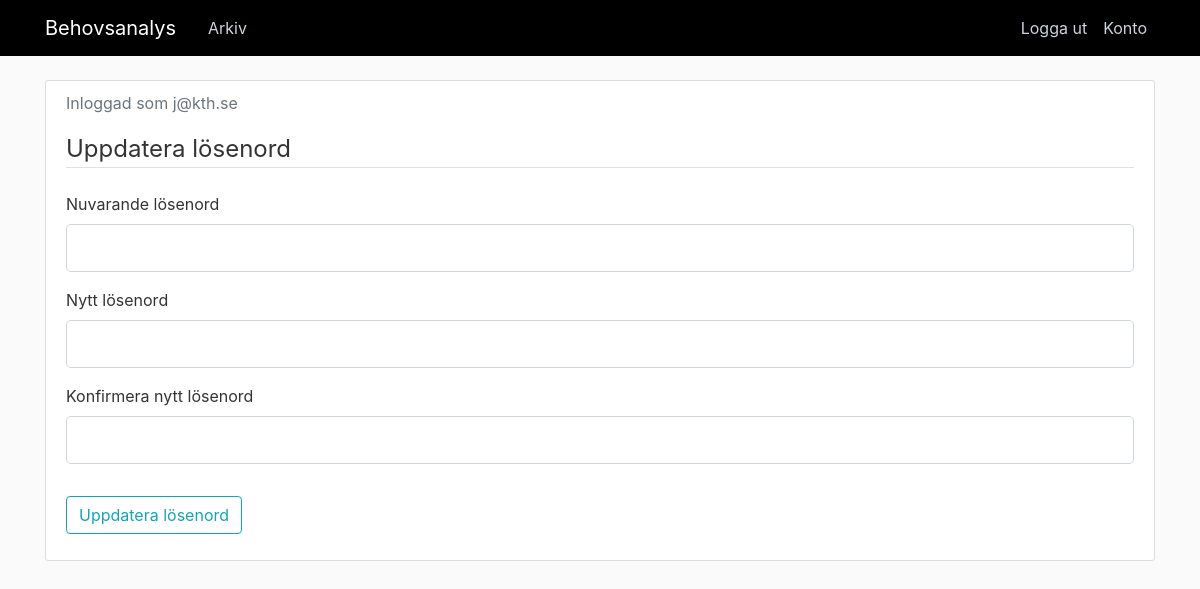
Page /account (signed in) on the earlier database version.
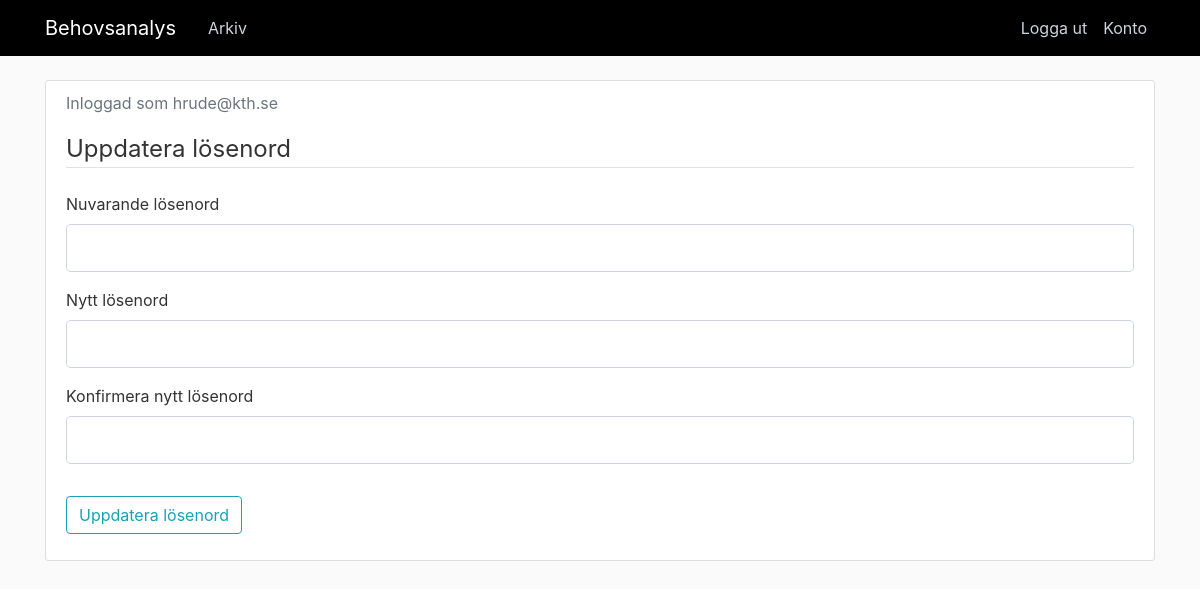
Same page on the later database version.
### app/models.py (models this page shows, shortened)
class User(db.Model, UserMixin):
    id = db.Column(db.Integer, primary_key=True)	# Unikt för varje användare, används när man skapar unika "reset-password-tokens"
    email = db.Column(db.String(120), unique=True, nullable=False)
    password = db.Column(db.String(60), nullable=False)
    title = db.Column(db.String(2), nullable=False)
    afNum = db.Column(db.String(5))

### app/routes.py (the view, shortened to what this page needs)
@app.route("/account", methods=['GET', 'POST'])
@login_required  # Går bara att accessa om du är inloggad
def account():
    form = UpdateAccountForm()
    return render_template('account.html', title='Konto', form=form)

### app/forms.py
class UpdateAccountForm(FlaskForm):
	old_password = PasswordField('Nuvarande lösenord', validators=[DataRequired()])
	new_password = PasswordField('Nytt lösenord', validators=[DataRequired()])
	confirm_password = PasswordField('Konfirmera nytt lösenord', validators=[DataRequired(), EqualTo('new_password')])
	submit = SubmitField('Uppdatera lösenord')

### app/models.py (called while the page is built)
@login_manager.user_loader
def load_user(user_id):
    return User.query.get(int(user_id))

### app/templates/account.html (shortened to what this page needs)
{% extends "layout.html" %}
{% block content %}
	<div class="content-section">
	  <div class="media">
	    <div class="media-body">
	      <p class="text-secondary">Inloggad som {{ current_user.email }}</p>
	    </div>
	  </div>
		<form method="POST" action="">
			<fieldset class="form-group">
				<legend class="border-bottom mb-4">Uppdatera lösenord</legend>
				<div class="form-group">
					{{ form.old_password.label(class="form-control-label") }}
					{% if form.old_password.errors %}
						{{ form.old_password(class="form-control form-control-lg is-invalid") }}
						<div class="invalid-feedback">
							{% for errors in form.old_password.errors %}
							<span>{{ errors }}</span>
							{% endfor %}
						</div>
					{% else %}
						{{ form.old_password(class="form-control form-control-lg") }}
					{% endif %}
				</div>
				<div class="form-group">
					{{ form.new_password.label(class="form-control-label") }}
					{% if form.new_password.errors %}
						{{ form.new_password(class="form-control form-control-lg is-invalid") }}
						<div class="invalid-feedback">
							{% for errors in form.new_password.errors %}
							<span>{{ errors }}</span>
							{% endfor %}
						</div>
					{% else %}
						{{ form.new_password(class="form-control form-control-lg") }}
					{% endif %}
				</div>
				<div class="form-group">
					{{ form.confirm_password.label(class="form-control-label") }}
					{% if form.confirm_password.errors %}
						{{ form.confirm_password(class="form-control form-control-lg is-invalid") }}
						<div class="invalid-feedback">
							{% for errors in form.confirm_password.errors %}
							<span>{{ errors }}</span>
							{% endfor %}
						</div>
					{% else %}
						{{ form.confirm_password(class="form-control form-control-lg") }}
					{% endif %}
				</div>
			</fieldset>
			<div class="form-group">
				{{ form.submit(class="btn btn-outline-info") }}
			</div>
		</form>
	</div>
{% endblock content%}

### app/templates/layout.html (shortened to what this page needs)
<html>
<head>
    <link rel="stylesheet" href="https://maxcdn.bootstrapcdn.com/bootstrap/4.0.0/css/bootstrap.min.css">
    <link rel="stylesheet" type="text/css" href="{{ url_for('static', filename='main.css') }}">
</head>
<body>
	<header class="site-header">
	  <nav class="navbar navbar-expand-md navbar-dark bg-steel fixed-top">
	    <div class="container">
			<a class="navbar-brand mr-4" href="/">Behovsanalys</img></a>
	      <div class="collapse navbar-collapse" id="navbarToggle">
	        <div class="navbar-nav mr-auto">
				{% if current_user.is_authenticated %}
	          <a class="nav-item nav-link" href="{{ url_for('kund') }}">Arkiv</a>
				{% endif %}
	        </div>
	        <div class="navbar-nav">
	        	{% if current_user.is_authenticated %}
	        		<a class="nav-item nav-link" href="{{ url_for('logout') }}">Logga ut</a>
	        		<a class="nav-item nav-link" href="{{ url_for('account') }}">Konto</a>
	        	{% else %}
	        		<a class="nav-item nav-link" href="{{ url_for('login') }}">Logga in</a>
	          		<a class="nav-item nav-link" href="{{ url_for('register') }}">Registrera</a>
	        	{% endif %}
	        </div>
	      </div>
	    </div>
	  </nav>
	</header>
	<main role="main" class="container">
	  <div class="row">
	    <div class="col-md-12">
	    	{% block content %}{% endblock %}
	    </div>
	  </div>
	</main>
</body>
</html>

### app/static/main.css (style rules this page uses)
body { background: #fafafa; color: #333333; margin-top: 5rem; }
.bg-steel { background-color: #000000; }
.site-header .navbar-nav .nav-link { color: #cbd5db; }
.content-section { background: #ffffff; padding: 10px 20px; border: 1px solid #dddddd; border-radius: 3px; margin-bottom: 20px; }

Differences in the rows shown:
changed User: email "j@kth.se" → "hrude@kth.se"
